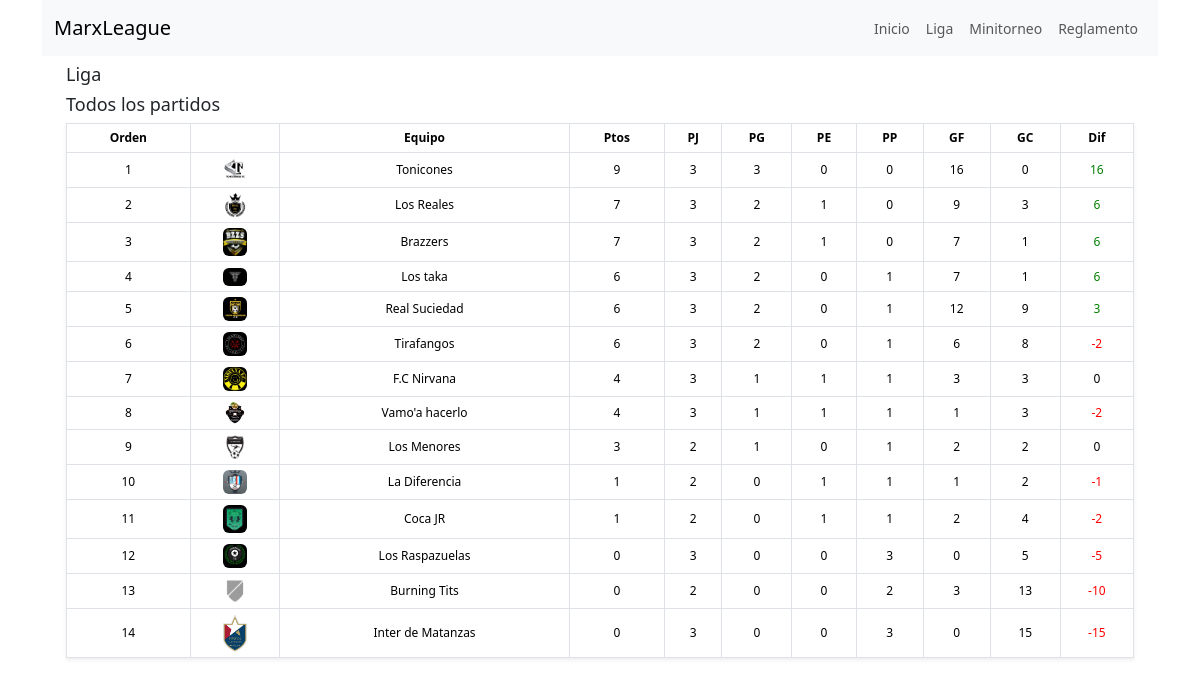
The app's page /standing/liga with its own data.
### futbol/models/league.py (models this page shows, shortened)
class League(models.Model):
    name = models.CharField(max_length=100, unique=True, default="Nombre")
    slug = models.SlugField(max_length=100, unique=True, blank=True, null=True)
    teams = models.ManyToManyField('Team', related_name='leagues')

### futbol/models/standing.py (models this page shows, shortened)
class Standing(models.Model):
    name = models.CharField(max_length=100, unique=True, null=True, blank=True)
    league = models.ForeignKey(
        League,
        on_delete=models.SET_NULL,
        null=True,
        blank=True,
    )
    team = models.ForeignKey(
        Team,
        on_delete=models.SET_NULL,
        null=True,
        blank=True,
    )
    pos = models.IntegerField(null=True, blank=True)
    pj = models.IntegerField(null=True, blank=True)
    pg = models.IntegerField(null=True, blank=True)
    pe = models.IntegerField(null=True, blank=True)
    pp = models.IntegerField(null=True, blank=True)
    pts = models.IntegerField(null=True, blank=True)
    gf = models.IntegerField(null=True, blank=True)
    gc = models.IntegerField(null=True, blank=True)
    gdif = models.IntegerField(null=True, blank=True)

### futbol/models/team.py (models this page shows)
class Team(models.Model):
    name = models.CharField(max_length=100, unique=True, null=True, blank=True)
    slug = models.SlugField(max_length=100, unique=True, blank=True, null=True)
    grade = models.CharField(max_length=50, null=True, blank=True)
    abbrev = models.CharField(max_length=3, null=True, blank=True)
    imagen = models.CharField(max_length=3, null=True, blank=True)
    def __str__(self):
        return self.name

### futbol/views/pages/standings_menu_option_page.py (the view)
# urls.py: path("standing/<slug:league_slug>", StandingsMenuOptionPageView.as_view(), name="standing_page"),
class StandingsMenuOptionPageView(TemplateView):
    template_name = "pages/standings_menu_option_page.html"
    def get_context_data(self, **kwargs):
        context = super().get_context_data(**kwargs)
        league = League.objects.get(slug=self.kwargs.get('league_slug'))
        standing_view = StandingView(**kwargs)
        standing_context = standing_view.get_context_data(request=self.request, league_slug=self.kwargs.get('league_slug'))
        standing_view = render_to_string(standing_view.template_name, standing_context)
        context['standing_view'] = standing_view
        context['league'] = league
        return context

### futbol/views/views/standing_view.py (called while the page is built)
    def get_context_data(self, **kwargs):
        context = super().get_context_data(**kwargs)
        standings = Standing.objects.all()
        if 'league_slug' in kwargs:
            league = League.objects.get(slug=kwargs.get('league_slug'))
            context['league'] = league
        standings = standings.order_by('-pts', '-gdif')
        if 'limit' in kwargs:  # limit
            standings = standings[:kwargs.get('limit')]
        context['standings'] = standings
        return context

### futbol/templates/views/standing_view.html
{% load static %}
<table class="table table-bordered table-condensed shadow-sm">
  <thead>
    <tr>
      <th class="text-center">Orden</th>
      <th class="text-center"></th>
      <th class="text-center">Equipo</th>
      <th class="text-center">Ptos</th>
      <th class="text-center">PJ</th>
      <th class="text-center">PG</th>
      <th class="text-center">PE</th>
      <th class="text-center">PP</th>
      <th class="text-center">GF</th>
      <th class="text-center">GC</th>
      <th class="text-center">Dif</th>
    </tr>
  </thead>
  <tbody>
    {% for standing in standings %}
      <tr {% if forloop.counter <= 8 %}style="background-color: #ADD8E6;"{% endif %}>
        <td class="text-center align-middle" >{{ forloop.counter }}</td>
        <td class="text-center align-middle">
          <img style="height: 24; width: 24px" src="{% static 'futbol/images/logos/' %}{{ standing.team.imagen|default:'na' }}.png" class="rounded" alt="Logo" />
        </td>
        <td class="text-center align-middle">{{ standing.team }}</td>
        <td class="text-center align-middle">{{ standing.pts }}</td>
        <td class="text-center align-middle">{{ standing.pj }}</td>
        <td class="text-center align-middle">{{ standing.pg }}</td>
        <td class="text-center align-middle">{{ standing.pe }}</td>
        <td class="text-center align-middle">{{ standing.pp }}</td>
        <td class="text-center align-middle">{{ standing.gf }}</td>
        <td class="text-center align-middle">{{ standing.gc }}</td>
        <td class="text-center align-middle" style="color: {% if standing.gdif < 0 %}red{% elif standing.gdif > 0 %}green{% endif %}">
          {{ standing.gdif }}
        </td>
      </tr>
    {% endfor %}
  </tbody>
</table>

### futbol/templates/pages/standings_menu_option_page.html (shortened to what this page needs)
{% extends './base.html' %}
{% block content %}
<div class="container">
    <div class="row mt-2">
      <div class="col-md">
        <h1>{{ league.name}}</h1>
        <h3>Todos los partidos</h3>
        {{ standing_view }}
      </div>
  </div>
</div>
{% endblock %}

### static/css/style.css (style rules this page uses)
body { font-size: 14px; }
h1, h2, h3, h4, h5, h6 { font-size: 18px; color: var(--primary-color); }
.table { font-size: 12px; border-spacing: 0; border-collapse: collapse; }
.table th, .table td { padding: 5px; }

### records on screen
League: name "Liga"
Standing: shows a picture, team "Tonicones", pts "9", pj "3", pg "3", pe "0", pp "0", gf "16", gc "0", gdif "16"
Standing: shows a picture, team "Los Reales", pts "7", pj "3", pg "2", pe "1", pp "0", gf "9", gc "3", gdif "6"
Standing: shows a picture, team "Brazzers", pts "7", pj "3", pg "2", pe "1", pp "0", gf "7", gc "1", gdif "6"
Standing: shows a picture, team "Los taka", pts "6", pj "3", pg "2", pe "0", pp "1", gf "7", gc "1", gdif "6"
Standing: shows a picture, team "Real Suciedad", pts "6", pj "3", pg "2", pe "0", pp "1", gf "12", gc "9", gdif "3"
Standing: shows a picture, team "Tirafangos", pts "6", pj "3", pg "2", pe "0", pp "1", gf "6", gc "8", gdif "-2"
Standing: shows a picture, team "F.C Nirvana", pts "4", pj "3", pg "1", pe "1", pp "1", gf "3", gc "3", gdif "0"
Standing: shows a picture, team "Vamo'a hacerlo", pts "4", pj "3", pg "1", pe "1", pp "1", gf "1", gc "3", gdif "-2"
Standing: shows a picture, team "Los Menores", pts "3", pj "2", pg "1", pe "0", pp "1", gf "2", gc "2", gdif "0"
Standing: shows a picture, team "La Diferencia", pts "1", pj "2", pg "0", pe "1", pp "1", gf "1", gc "2", gdif "-1"
Standing: shows a picture, team "Coca JR", pts "1", pj "2", pg "0", pe "1", pp "1", gf "2", gc "4", gdif "-2"
Standing: shows a picture, team "Los Raspazuelas", pts "0", pj "3", pg "0", pe "0", pp "3", gf "0", gc "5", gdif "-5"
Standing: shows a picture, team "Burning Tits", pts "0", pj "2", pg "0", pe "0", pp "2", gf "3", gc "13", gdif "-10"
Standing: shows a picture, team "Inter de Matanzas", pts "0", pj "3", pg "0", pe "0", pp "3", gf "0", gc "15", gdif "-15"
